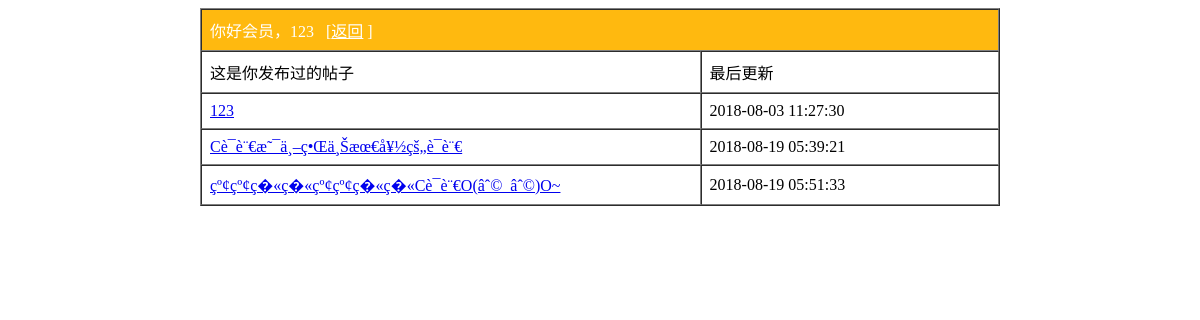
The page /bbs/user.php (signed in) on the database its author committed.
### tables this page shows
CREATE TABLE IF NOT EXISTS `topic` (
  `id` int(11) unsigned NOT NULL AUTO_INCREMENT,
  `author` varchar(50) NOT NULL,
  `title` varchar(100) NOT NULL,
  `content` text NOT NULL,
  `last_post_time` datetime NOT NULL,
  `reply_author` varchar(50) DEFAULT NULL,
  `reply` text,
  `reply_time` datetime DEFAULT NULL,
  `F` int(10) DEFAULT NULL,
  PRIMARY KEY (`id`)
);

### bbs/user.php (the view, shortened to what this page needs)
<?php
$S=$_SESSION['username'];
$conn = mysqli_connect("localhost", "root", "root", "mybbs");
mysqli_set_charset($conn,'utf8');
$sql="select * from topic where author='$S'";
$que=mysqli_query($conn,$sql);
$sum=mysqli_num_rows($que);
?>
<!DOCTYPE html>
<html lang="en">
<head>
</head>
<body>
<table width="800px" border="1" cellpadding="8" cellspacing="0" align="center">
    <tr class="title">
        <td colspan="3">你好会员，<?php echo $_SESSION['username']?><span class="list">[<a style="color: white" href="index.php">返回</a> ]</span></td>
    </tr>
    <tr>
        <td width="280px">这是你发布过的帖子</td>
        <td width="160px">最后更新</td>
    </tr>
    <?php
    if($sum>0) {
 while($row=mysqli_fetch_array($que)) {
 ?>
 <tr>
        <td width="280px"><div><a href="post.php?id=<?php echo $row['id']?>"</a><?php echo $row['title']?></div> </td>
        <td width="160px"><?php echo $row['last_post_time']?></td>
    </tr>
                    <?php }
                   }
 else{
 echo "<tr><td colspan='5'>没有帖子.....</td></tr>";
                    } ?>
</table>
</body>
</html>

### bbs/user.php (style rules this page uses)
.title { background-color: #FFB90F; color: white; }
.list { margin-left: 12px; }

### rows shown on the page
topic: title "123", last_post_time "2018-08-03 11:27:30"
topic: title "Cè¯­è¨€æ˜¯ä¸–ç•Œä¸Šæœ€å¥½çš„è¯­è¨€", last_post_time "2018-08-19 05:39:21"
topic: title "çº¢çº¢ç�«ç�«çº¢çº¢ç�«ç�«Cè¯­è¨€O(âˆ©_âˆ©)O~", last_post_time "2018-08-19 05:51:33"

### other values the page prints
$_SESSION['username'] "123"
